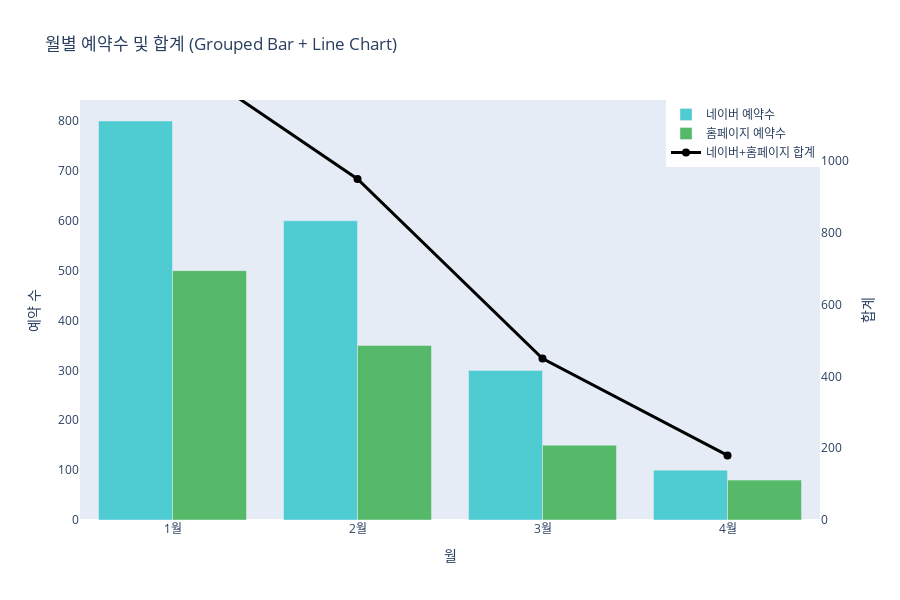

Notebook code for this chart:
### Code cell
import pandas as pd
import plotly.graph_objects as go

# 예제 데이터
df = pd.DataFrame({
    '월': ['1월', '2월', '3월', '4월'],
    '네이버 예약수': [800, 600, 300, 100],
    '홈페이지 예약수': [500, 350, 150, 80],
    '네이버+홈페이지 합계': [1300, 950, 450, 180]
})

# 최대값을 기준으로 라인그래프 y축 범위 조정
y2_max = df['네이버+홈페이지 합계'].max()
y2_range = [0, y2_max * 0.9]  # 최대값의 120%로 여유 공간 확보

# 시각화 시작
fig = go.Figure()

# ✅ 막대그래프 - 네이버 예약수
fig.add_trace(go.Bar(
    x=df['월'],
    y=df['네이버 예약수'],
    name='네이버 예약수',
    marker_color='rgb(79, 203, 210)',
    yaxis='y1'
))

# ✅ 막대그래프 - 홈페이지 예약수
fig.add_trace(go.Bar(
    x=df['월'],
    y=df['홈페이지 예약수'],
    name='홈페이지 예약수',
    marker_color='rgb(85, 185, 105)',
    yaxis='y1'
))

# ✅ 꺾은선그래프 - 합계
fig.add_trace(go.Scatter(
    x=df['월'],
    y=df['네이버+홈페이지 합계'],
    name='네이버+홈페이지 합계',
    mode='lines+markers',
    line=dict(color='black', width=3),
    marker=dict(size=8),
    yaxis='y2'
))

# ✅ 레이아웃 설정
fig.update_layout(
    title='월별 예약수 및 합계 (Grouped Bar + Line Chart)',
    xaxis=dict(title='월'),
    yaxis=dict(
        title='예약 수',
        side='left',
        showgrid=False
    ),
    yaxis2=dict(
        title='합계',
        overlaying='y',
        side='right',
        showgrid=False,
        range=y2_range
    ),
    barmode='group',  # Stack이 아닌 개별 막대
    legend=dict(
        x=1.0, y=1.0,
        xanchor='right',
        yanchor='top'
    ),
    height=600,
    width=900
)

fig.show()

### Figure 1 — Plotly figure (JSON) as saved in the notebook; plotly's stock layout.template omitted (floating-point values rounded to 4 significant figures)
{"data": [{"marker": {"color": "rgb(79, 203, 210)"}, "name": "네이버 예약수", "type": "bar", "x": ["1월", "2월", "3월", "4월"], "y": [800, 600, 300, 100], "yaxis": "y"}, {"marker": {"color": "rgb(85, 185, 105)"}, "name": "홈페이지 예약수", "type": "bar", "x": ["1월", "2월", "3월", "4월"], "y": [500, 350, 150, 80], "yaxis": "y"}, {"line": {"color": "black", "width": 3}, "marker": {"size": 8}, "mode": "lines+markers", "name": "네이버+홈페이지 합계", "type": "scatter", "x": ["1월", "2월", "3월", "4월"], "y": [1300, 950, 450, 180], "yaxis": "y2"}], "layout": {"barmode": "group", "height": 600, "legend": {"x": 1, "xanchor": "right", "y": 1, "yanchor": "top"}, "title": {"text": "월별 예약수 및 합계 (Grouped Bar + Line Chart)"}, "width": 900, "xaxis": {"title": {"text": "월"}}, "yaxis": {"showgrid": false, "side": "left", "title": {"text": "예약 수"}}, "yaxis2": {"overlaying": "y", "range": [0, 1170], "showgrid": false, "side": "right", "title": {"text": "합계"}}}}
